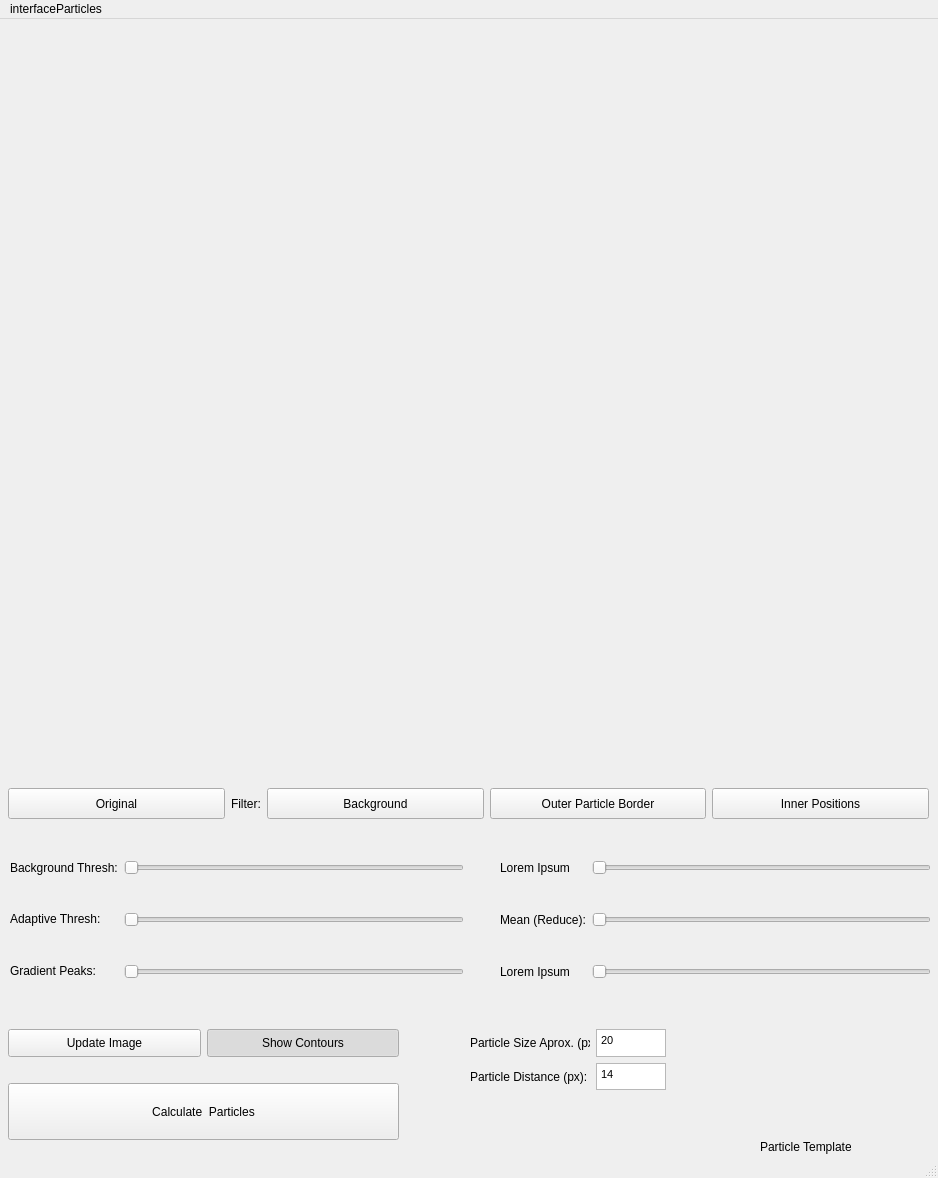
<?xml version="1.0" encoding="UTF-8"?>
<ui version="4.0">
 <class>MainWindow</class>
 <widget class="QMainWindow" name="MainWindow">
  <property name="geometry">
   <rect>
    <x>0</x>
    <y>0</y>
    <width>938</width>
    <height>1178</height>
   </rect>
  </property>
  <property name="sizePolicy">
   <sizepolicy hsizetype="Maximum" vsizetype="Maximum">
    <horstretch>0</horstretch>
    <verstretch>0</verstretch>
   </sizepolicy>
  </property>
  <property name="windowTitle">
   <string>MainWindow</string>
  </property>
  <widget class="QWidget" name="centralwidget">
   <widget class="QLabel" name="ImageWin">
    <property name="geometry">
     <rect>
      <x>10</x>
      <y>10</y>
      <width>921</width>
      <height>751</height>
     </rect>
    </property>
    <property name="autoFillBackground">
     <bool>false</bool>
    </property>
    <property name="text">
     <string/>
    </property>
    <property name="pixmap">
     <pixmap>../../../../Pictures/1500737818.jpg</pixmap>
    </property>
    <property name="scaledContents">
     <bool>true</bool>
    </property>
   </widget>
   <widget class="QLabel" name="ParticleTemplate">
    <property name="geometry">
     <rect>
      <x>750</x>
      <y>1010</y>
      <width>111</width>
      <height>111</height>
     </rect>
    </property>
    <property name="text">
     <string/>
    </property>
    <property name="pixmap">
     <pixmap>../../../../Pictures/s-l300 (2).png</pixmap>
    </property>
    <property name="scaledContents">
     <bool>true</bool>
    </property>
   </widget>
   <widget class="QLabel" name="TemplateLabel">
    <property name="geometry">
     <rect>
      <x>760</x>
      <y>1120</y>
      <width>91</width>
      <height>16</height>
     </rect>
    </property>
    <property name="text">
     <string>Particle Template</string>
    </property>
   </widget>
   <widget class="QWidget" name="gridLayoutWidget">
    <property name="geometry">
     <rect>
      <x>10</x>
      <y>810</y>
      <width>921</width>
      <height>181</height>
     </rect>
    </property>
    <layout class="QGridLayout" name="gridLayout">
     <property name="sizeConstraint">
      <enum>QLayout::SetMinimumSize</enum>
     </property>
     <item row="0" column="1">
      <widget class="QSlider" name="BackgroundSlide">
       <property name="orientation">
        <enum>Qt::Horizontal</enum>
       </property>
      </widget>
     </item>
     <item row="1" column="0">
      <widget class="QLabel" name="AdaptiveLabel">
       <property name="sizePolicy">
        <sizepolicy hsizetype="Fixed" vsizetype="Maximum">
         <horstretch>0</horstretch>
         <verstretch>0</verstretch>
        </sizepolicy>
       </property>
       <property name="text">
        <string>Adaptive Thresh:</string>
       </property>
      </widget>
     </item>
     <item row="1" column="3">
      <widget class="QLabel" name="MeanLabel">
       <property name="text">
        <string>Mean (Reduce):</string>
       </property>
      </widget>
     </item>
     <item row="2" column="0">
      <widget class="QLabel" name="PeaksLabel">
       <property name="sizePolicy">
        <sizepolicy hsizetype="Preferred" vsizetype="Maximum">
         <horstretch>0</horstretch>
         <verstretch>0</verstretch>
        </sizepolicy>
       </property>
       <property name="text">
        <string>Gradient Peaks:</string>
       </property>
      </widget>
     </item>
     <item row="2" column="1">
      <widget class="QSlider" name="PeakSlide">
       <property name="orientation">
        <enum>Qt::Horizontal</enum>
       </property>
      </widget>
     </item>
     <item row="2" column="3">
      <widget class="QLabel" name="LoremIpsum2">
       <property name="text">
        <string>Lorem Ipsum</string>
       </property>
      </widget>
     </item>
     <item row="2" column="4">
      <widget class="QSlider" name="horizontalSlider_6">
       <property name="orientation">
        <enum>Qt::Horizontal</enum>
       </property>
      </widget>
     </item>
     <item row="0" column="0">
      <widget class="QLabel" name="BackgroundLabel">
       <property name="text">
        <string>Background Thresh:</string>
       </property>
      </widget>
     </item>
     <item row="1" column="1">
      <widget class="QSlider" name="AdaptiveSlide">
       <property name="orientation">
        <enum>Qt::Horizontal</enum>
       </property>
      </widget>
     </item>
     <item row="0" column="3">
      <widget class="QLabel" name="LoremIpsum1">
       <property name="text">
        <string>Lorem Ipsum</string>
       </property>
      </widget>
     </item>
     <item row="1" column="4">
      <widget class="QSlider" name="MeanSlide">
       <property name="orientation">
        <enum>Qt::Horizontal</enum>
       </property>
      </widget>
     </item>
     <item row="0" column="4">
      <widget class="QSlider" name="horizontalSlider_4">
       <property name="orientation">
        <enum>Qt::Horizontal</enum>
       </property>
      </widget>
     </item>
     <item row="0" column="2" rowspan="3">
      <spacer name="horizontalSpacer">
       <property name="orientation">
        <enum>Qt::Horizontal</enum>
       </property>
       <property name="sizeType">
        <enum>QSizePolicy::Preferred</enum>
       </property>
       <property name="sizeHint" stdset="0">
        <size>
         <width>30</width>
         <height>20</height>
        </size>
       </property>
      </spacer>
     </item>
    </layout>
   </widget>
   <widget class="QWidget" name="gridLayoutWidget_2">
    <property name="geometry">
     <rect>
      <x>8</x>
      <y>1010</y>
      <width>391</width>
      <height>111</height>
     </rect>
    </property>
    <layout class="QGridLayout" name="gridLayout_2">
     <item row="0" column="0">
      <widget class="QPushButton" name="Update">
       <property name="sizePolicy">
        <sizepolicy hsizetype="Minimum" vsizetype="MinimumExpanding">
         <horstretch>0</horstretch>
         <verstretch>0</verstretch>
        </sizepolicy>
       </property>
       <property name="text">
        <string>Update Image</string>
       </property>
      </widget>
     </item>
     <item row="0" column="1">
      <widget class="QPushButton" name="ShowContours">
       <property name="sizePolicy">
        <sizepolicy hsizetype="Minimum" vsizetype="MinimumExpanding">
         <horstretch>0</horstretch>
         <verstretch>1</verstretch>
        </sizepolicy>
       </property>
       <property name="text">
        <string>Show Contours</string>
       </property>
       <property name="checkable">
        <bool>true</bool>
       </property>
       <property name="checked">
        <bool>true</bool>
       </property>
      </widget>
     </item>
     <item row="2" column="0" colspan="2">
      <widget class="QPushButton" name="CalculateParticles">
       <property name="sizePolicy">
        <sizepolicy hsizetype="Minimum" vsizetype="MinimumExpanding">
         <horstretch>0</horstretch>
         <verstretch>2</verstretch>
        </sizepolicy>
       </property>
       <property name="text">
        <string>Calculate  Particles</string>
       </property>
      </widget>
     </item>
     <item row="1" column="0" colspan="2">
      <spacer name="verticalSpacer">
       <property name="orientation">
        <enum>Qt::Vertical</enum>
       </property>
       <property name="sizeType">
        <enum>QSizePolicy::Expanding</enum>
       </property>
       <property name="sizeHint" stdset="0">
        <size>
         <width>20</width>
         <height>20</height>
        </size>
       </property>
      </spacer>
     </item>
    </layout>
   </widget>
   <widget class="QWidget" name="gridLayoutWidget_3">
    <property name="geometry">
     <rect>
      <x>470</x>
      <y>1010</y>
      <width>196</width>
      <height>61</height>
     </rect>
    </property>
    <layout class="QGridLayout" name="gridLayout_3">
     <item row="0" column="1">
      <widget class="QLabel" name="ParticleAproxLabel">
       <property name="sizePolicy">
        <sizepolicy hsizetype="MinimumExpanding" vsizetype="Preferred">
         <horstretch>0</horstretch>
         <verstretch>0</verstretch>
        </sizepolicy>
       </property>
       <property name="text">
        <string>Particle Size Aprox. (px)</string>
       </property>
      </widget>
     </item>
     <item row="0" column="2">
      <widget class="QTextEdit" name="ParticleSizeBox">
       <property name="html">
        <string>&lt;!DOCTYPE HTML PUBLIC &quot;-//W3C//DTD HTML 4.0//EN&quot; &quot;http://www.w3.org/TR/REC-html40/strict.dtd&quot;&gt;
&lt;html&gt;&lt;head&gt;&lt;meta name=&quot;qrichtext&quot; content=&quot;1&quot; /&gt;&lt;style type=&quot;text/css&quot;&gt;
p, li { white-space: pre-wrap; }
&lt;/style&gt;&lt;/head&gt;&lt;body style=&quot; font-family:'MS Shell Dlg 2'; font-size:7.875pt; font-weight:400; font-style:normal;&quot;&gt;
&lt;p style=&quot; margin-top:0px; margin-bottom:0px; margin-left:0px; margin-right:0px; -qt-block-indent:0; text-indent:0px;&quot;&gt;&lt;span style=&quot; font-size:8.25pt;&quot;&gt;20&lt;/span&gt;&lt;/p&gt;&lt;/body&gt;&lt;/html&gt;</string>
       </property>
      </widget>
     </item>
     <item row="1" column="1">
      <widget class="QLabel" name="ParticleDistanceLabel">
       <property name="text">
        <string>Particle Distance (px):</string>
       </property>
      </widget>
     </item>
     <item row="1" column="2">
      <widget class="QTextEdit" name="DistanceBox">
       <property name="html">
        <string>&lt;!DOCTYPE HTML PUBLIC &quot;-//W3C//DTD HTML 4.0//EN&quot; &quot;http://www.w3.org/TR/REC-html40/strict.dtd&quot;&gt;
&lt;html&gt;&lt;head&gt;&lt;meta name=&quot;qrichtext&quot; content=&quot;1&quot; /&gt;&lt;style type=&quot;text/css&quot;&gt;
p, li { white-space: pre-wrap; }
&lt;/style&gt;&lt;/head&gt;&lt;body style=&quot; font-family:'MS Shell Dlg 2'; font-size:7.875pt; font-weight:400; font-style:normal;&quot;&gt;
&lt;p style=&quot; margin-top:0px; margin-bottom:0px; margin-left:0px; margin-right:0px; -qt-block-indent:0; text-indent:0px;&quot;&gt;&lt;span style=&quot; font-size:8.25pt;&quot;&gt;14&lt;/span&gt;&lt;/p&gt;&lt;/body&gt;&lt;/html&gt;</string>
       </property>
      </widget>
     </item>
    </layout>
   </widget>
   <widget class="QWidget" name="horizontalLayoutWidget">
    <property name="geometry">
     <rect>
      <x>8</x>
      <y>769</y>
      <width>921</width>
      <height>31</height>
     </rect>
    </property>
    <layout class="QHBoxLayout" name="horizontalLayout">
     <item>
      <widget class="QPushButton" name="ShowOriginal">
       <property name="sizePolicy">
        <sizepolicy hsizetype="MinimumExpanding" vsizetype="MinimumExpanding">
         <horstretch>0</horstretch>
         <verstretch>0</verstretch>
        </sizepolicy>
       </property>
       <property name="text">
        <string>Original</string>
       </property>
      </widget>
     </item>
     <item>
      <widget class="QLabel" name="label">
       <property name="sizePolicy">
        <sizepolicy hsizetype="Fixed" vsizetype="MinimumExpanding">
         <horstretch>0</horstretch>
         <verstretch>0</verstretch>
        </sizepolicy>
       </property>
       <property name="text">
        <string>Filter:</string>
       </property>
      </widget>
     </item>
     <item>
      <widget class="QPushButton" name="ShowBackground">
       <property name="sizePolicy">
        <sizepolicy hsizetype="MinimumExpanding" vsizetype="MinimumExpanding">
         <horstretch>0</horstretch>
         <verstretch>0</verstretch>
        </sizepolicy>
       </property>
       <property name="text">
        <string>Background</string>
       </property>
      </widget>
     </item>
     <item>
      <widget class="QPushButton" name="ShowAdaptive">
       <property name="sizePolicy">
        <sizepolicy hsizetype="MinimumExpanding" vsizetype="MinimumExpanding">
         <horstretch>0</horstretch>
         <verstretch>0</verstretch>
        </sizepolicy>
       </property>
       <property name="text">
        <string>Outer Particle Border</string>
       </property>
      </widget>
     </item>
     <item>
      <widget class="QPushButton" name="ShowPeaks">
       <property name="sizePolicy">
        <sizepolicy hsizetype="MinimumExpanding" vsizetype="MinimumExpanding">
         <horstretch>0</horstretch>
         <verstretch>0</verstretch>
        </sizepolicy>
       </property>
       <property name="text">
        <string>Inner Positions</string>
       </property>
      </widget>
     </item>
    </layout>
   </widget>
  </widget>
  <widget class="QMenuBar" name="menubar">
   <property name="geometry">
    <rect>
     <x>0</x>
     <y>0</y>
     <width>938</width>
     <height>22</height>
    </rect>
   </property>
   <widget class="QMenu" name="menuinterfaceParticles">
    <property name="title">
     <string>interfaceParticles</string>
    </property>
   </widget>
   <addaction name="menuinterfaceParticles"/>
  </widget>
  <widget class="QStatusBar" name="statusbar"/>
 </widget>
 <resources/>
 <connections/>
</ui>
